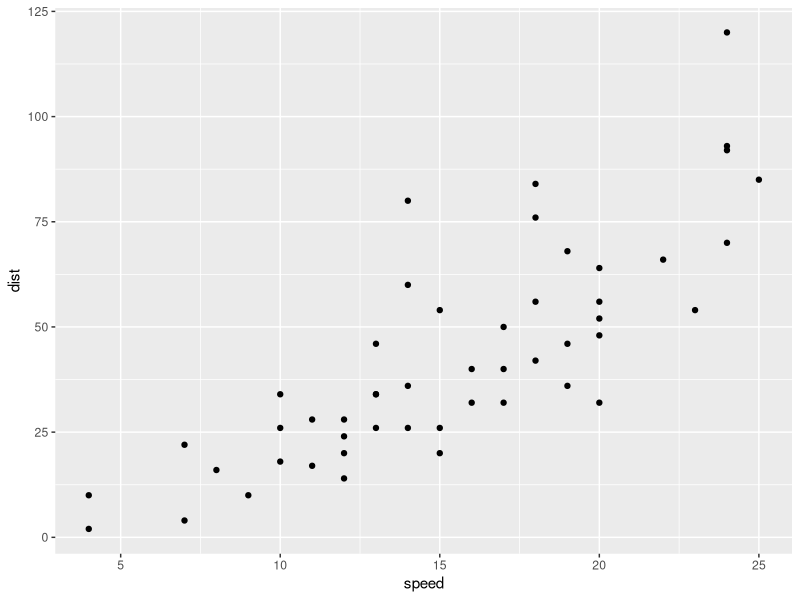
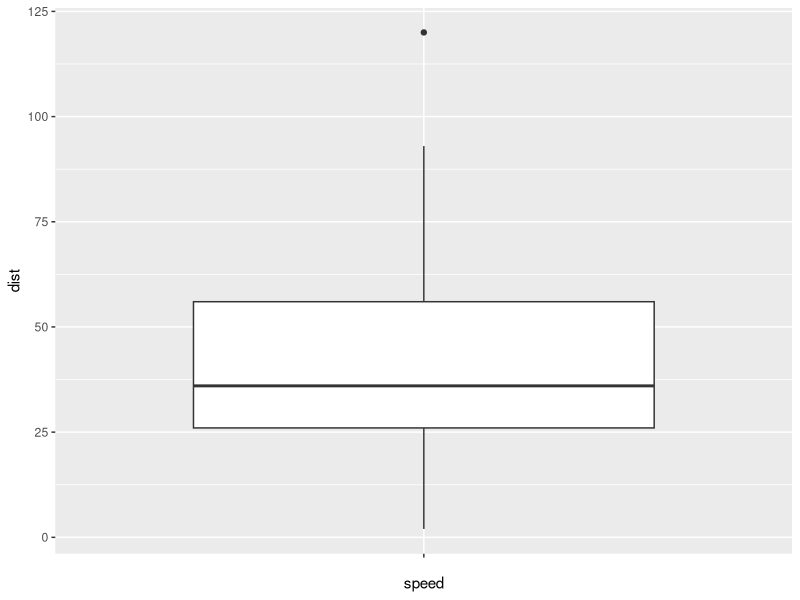
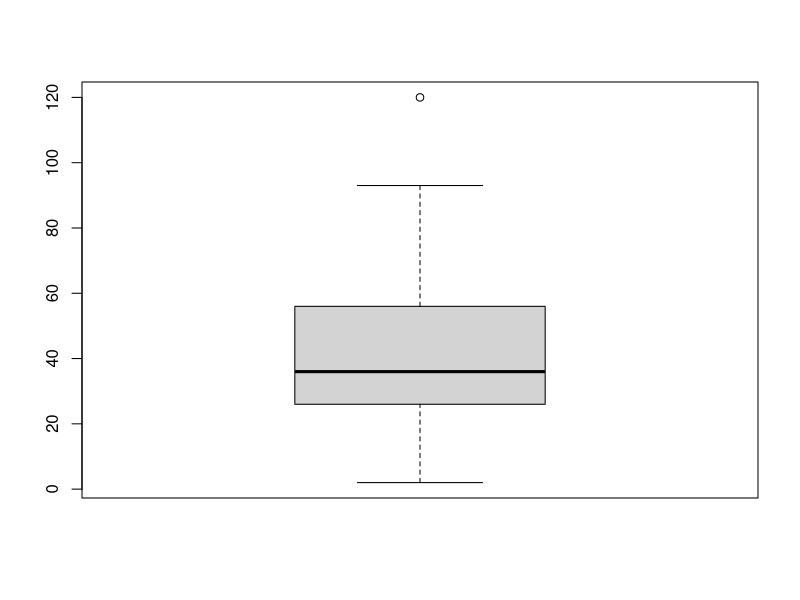
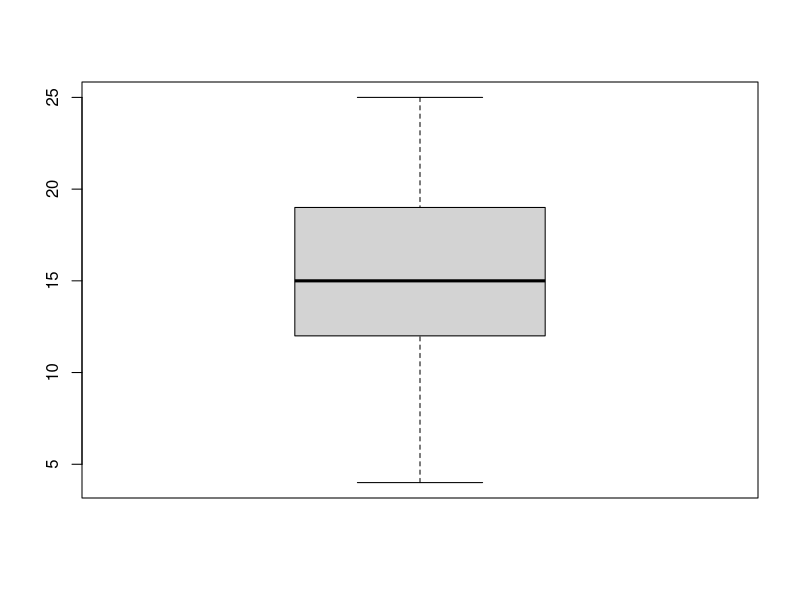

Reproduce these figures in R, in order. (Note: this script raises an error after producing the figures.)
## 061_simple_regression_cars.R

## http://r-statistics.co/Linear-Regression.html

library(tidyverse)
head(cars)

g<- cars %>%
	ggplot(aes(x=speed,y=dist)) 

g+	geom_point()

##	FIX	
##	note:   must set x="" or error
g + geom_boxplot(aes(x="",y=dist ))

 
boxplot(cars$dist)
boxplot(cars$speed)

## normal?
g + stat_bin(binwidth=2.5)
g + stat_bin(aes(x=dist), binwidth=10)


## cor, 0.807
cor(cars$speed,cars$dist)
